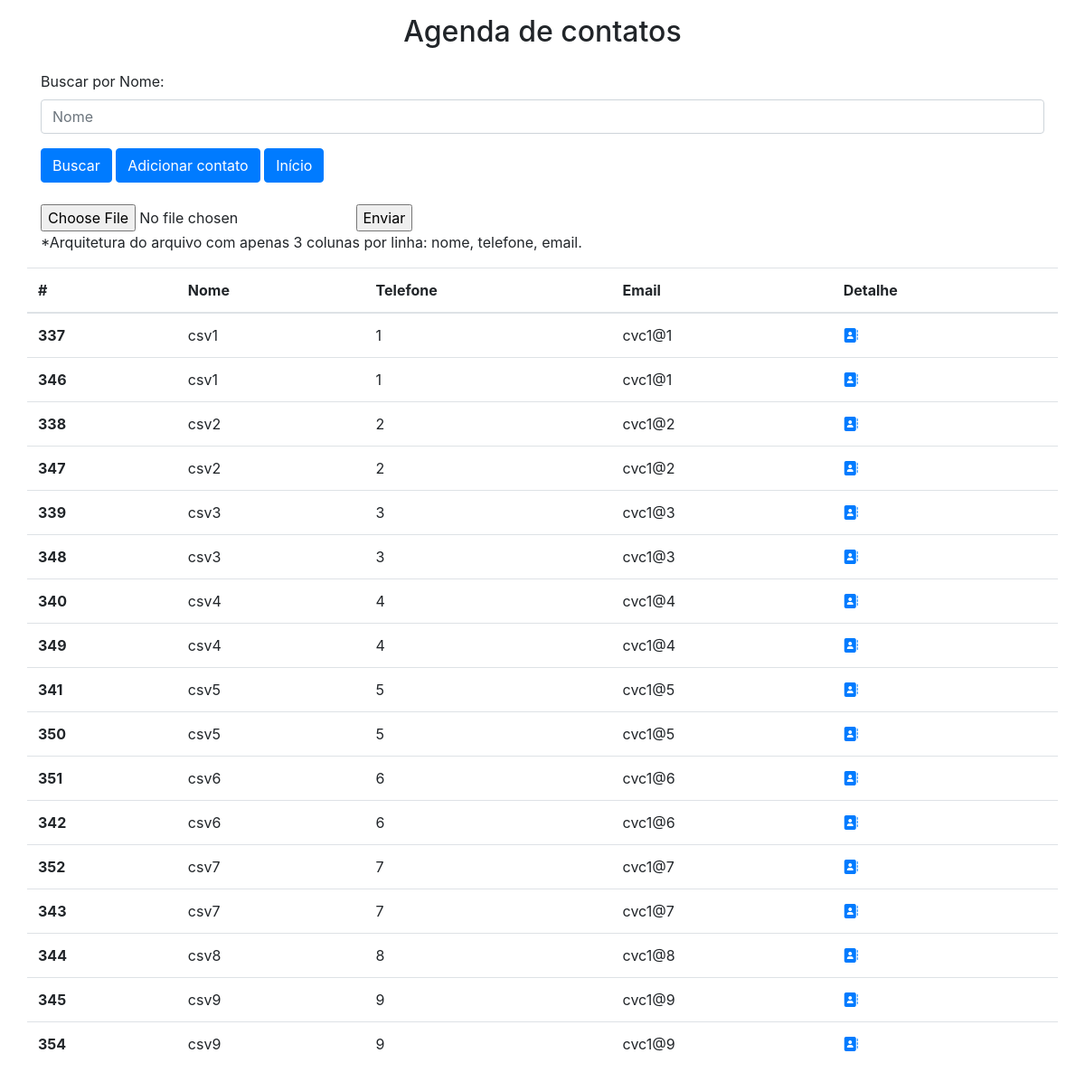
The page /controllers/AdminController.php?action=index on the database its author committed.
### tables this page shows
CREATE TABLE `contato` (
  `id` int(11) NOT NULL,
  `nome` varchar(200) NOT NULL,
  `telefone` varchar(20) NOT NULL,
  `email` varchar(80) NOT NULL
);

### models/ContatoModel.php (called while the page is built, shortened)
<?php
class ContatoModel
{
    public static function getTodosContatos()
    {
        $pdo = Connection::GetConn();
        $stmt = $pdo->prepare("SELECT * FROM contato ORDER BY nome");
        $stmt->execute();
        $contatos = array();
        while ($contato = $stmt->fetchObject('ContatoModel'))
        {
            $contatos[] = $contato;
        }
        return $contatos;
    }
}

### views/inicio-view.php (the view, shortened to what this page needs)
<div class="d-flex justify-content-center my-3">
    <h2>Agenda de contatos</h2>
</div>
<div class="container">
    <div class="row">
        <div class="col-12">
            <form action="../controllers/AdminController.php">
                <div class="form-group">
                    <label for="exampleInputEmail1">Buscar por Nome:</label>
                    <input type="text" name="nome" class="form-control" placeholder="Nome" required>
                </div>
                <button type="submit" class="btn btn-primary">Buscar</button>
                <a href="../controllers/AdminController.php?action=new" class="btn btn-primary">Adicionar contato</a>
                <a href="../controllers/AdminController.php?action=index" class="btn btn-primary">Início</a>
                <br><br>
            </form>
            <form action="#" method="POST" enctype="multipart/form-data">
                <input type="file" name="fileUpload">
                <input type="submit" value="Enviar"><br>
                <h7>*Arquitetura do arquivo com apenas 3
                    colunas por linha: nome, telefone, email.</h7>
        </div>
            <table class="table my-3">
                <thead>
                    <tr>
                    <th scope="col">#</th>
                    <th scope="col">Nome</th>
                    <th scope="col">Telefone</th>
                    <th scope="col">Email</th>
                    <th scope="col">Detalhe</th>
                    </tr>
                </thead>
                <tbody>
                    <?php if($listaDeContatos!=="Objeto não encontrado"){?>
                    <?php foreach($listaDeContatos as $contato){ ?>
                    <tr>
                    <th scope="row"><?= $contato->id ?></th>
                    <td><?= $contato->nome ?></td>
                    <td><?= $contato->telefone ?></td>
                    <td><?= $contato->email ?></td>
                    <td>
                        <a href="../controllers/AdminController.php?action=details&id=<?= $contato->id?>"><i class="fas fa-address-book"></i></a>
                    </td>
                    </tr>
                    <?php } ?>
                <?php } ?>
                </tbody>
            </table>
        </div>
    <br>
    <br>
    </div>

### controllers/AdminController.php (shortened to what this page needs)
<?php
include_once "../models/ContatoModel.php";
$action = $_GET['action'];
if ($action == 'index') {
    $listaDeContatos = buscaContatos();
    include_once('../views/header-view.php');
    include_once('../views/inicio-view.php');
    include_once('../views/footer-view.php');
}
function buscaContatos(){
    try{
        $contatos = ContatoModel::getTodosContatos();
        return $contatos;
    }catch (Exception $e){
        return $e->getMessage();
    }
}

### views/header-view.php (shortened to what this page needs)
<!doctype html>
<html lang="en">
  <head>
    <link href="../assets/font-awesome/css/all.css" rel="stylesheet">
    <link rel="stylesheet" href="https://stackpath.bootstrapcdn.com/bootstrap/4.3.1/css/bootstrap.min.css">
  </head>
  <body>

### views/footer-view.php (shortened to what this page needs)
  </body>
</html>

### rows shown on the page
contato: id "337", nome "csv1", telefone "1", email "cvc1@1"
contato: id "346", nome "csv1", telefone "1", email "cvc1@1"
contato: id "338", nome "csv2", telefone "2", email "cvc1@2"
contato: id "347", nome "csv2", telefone "2", email "cvc1@2"
contato: id "339", nome "csv3", telefone "3", email "cvc1@3"
contato: id "348", nome "csv3", telefone "3", email "cvc1@3"
contato: id "340", nome "csv4", telefone "4", email "cvc1@4"
contato: id "349", nome "csv4", telefone "4", email "cvc1@4"
contato: id "341", nome "csv5", telefone "5", email "cvc1@5"
contato: id "350", nome "csv5", telefone "5", email "cvc1@5"
contato: id "351", nome "csv6", telefone "6", email "cvc1@6"
contato: id "342", nome "csv6", telefone "6", email "cvc1@6"
contato: id "352", nome "csv7", telefone "7", email "cvc1@7"
contato: id "343", nome "csv7", telefone "7", email "cvc1@7"
contato: id "344", nome "csv8", telefone "8", email "cvc1@8"
contato: id "345", nome "csv9", telefone "9", email "cvc1@9"
contato: id "354", nome "csv9", telefone "9", email "cvc1@9"
